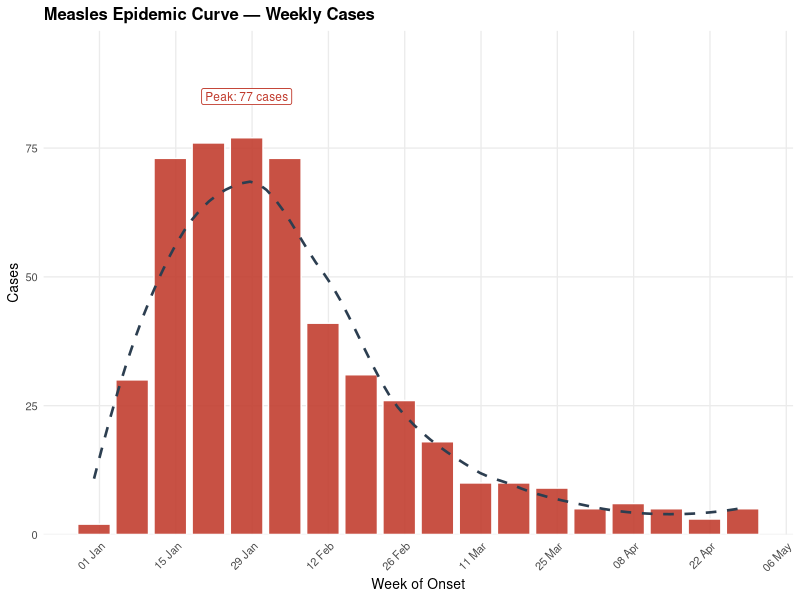
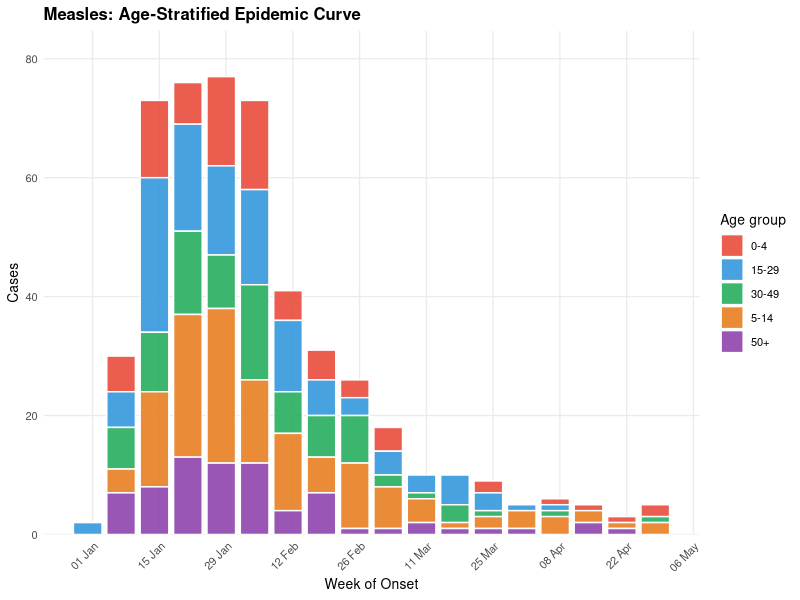
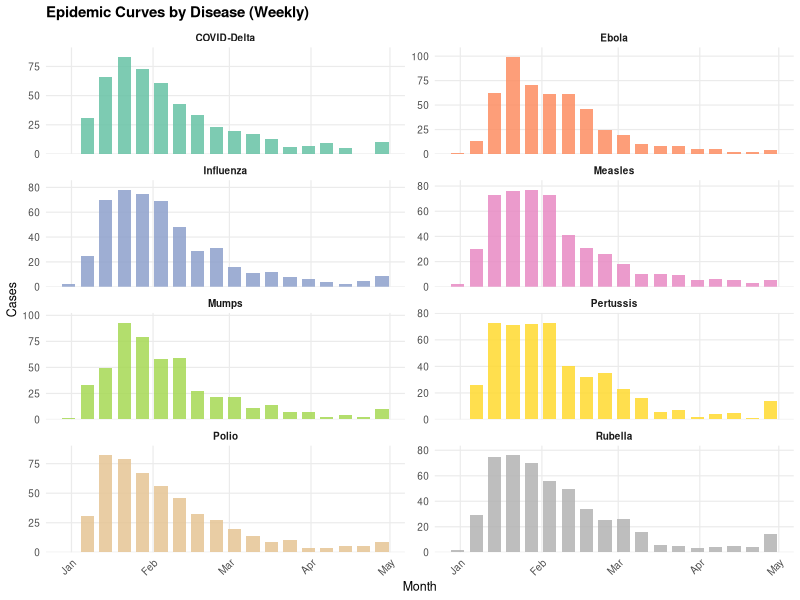
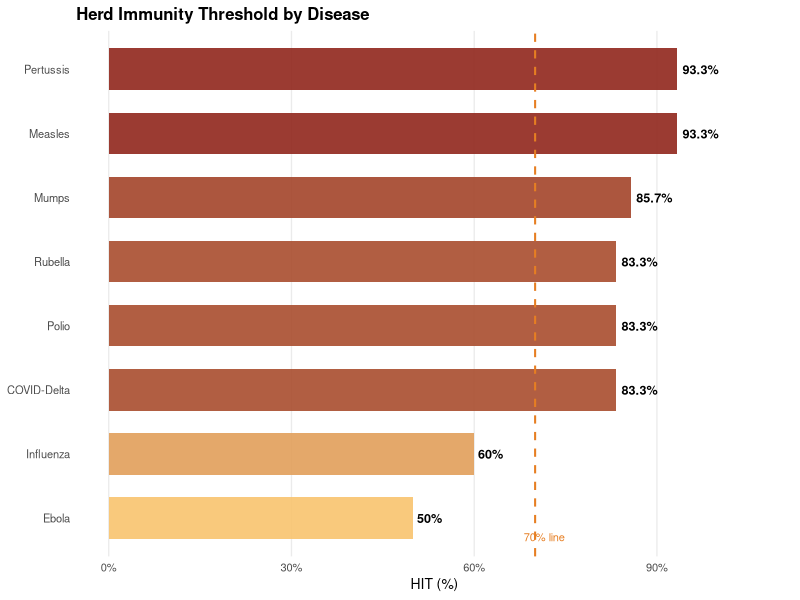
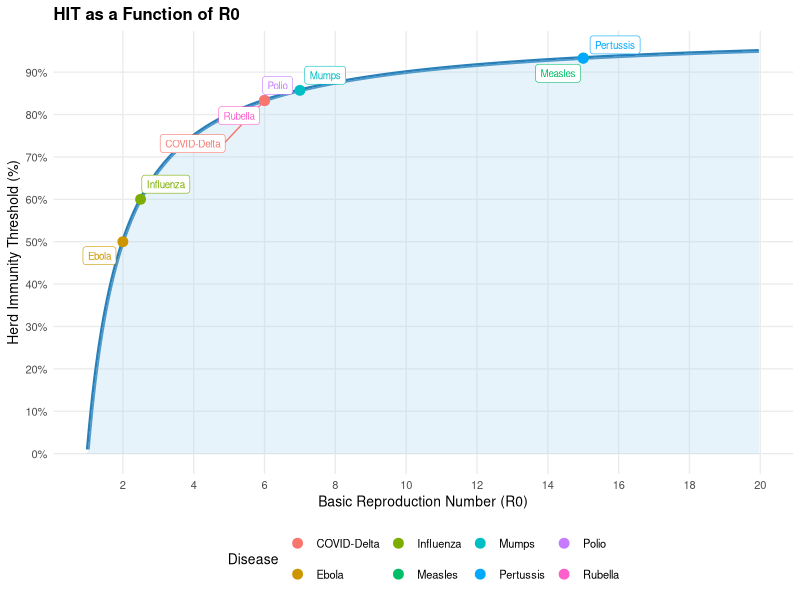
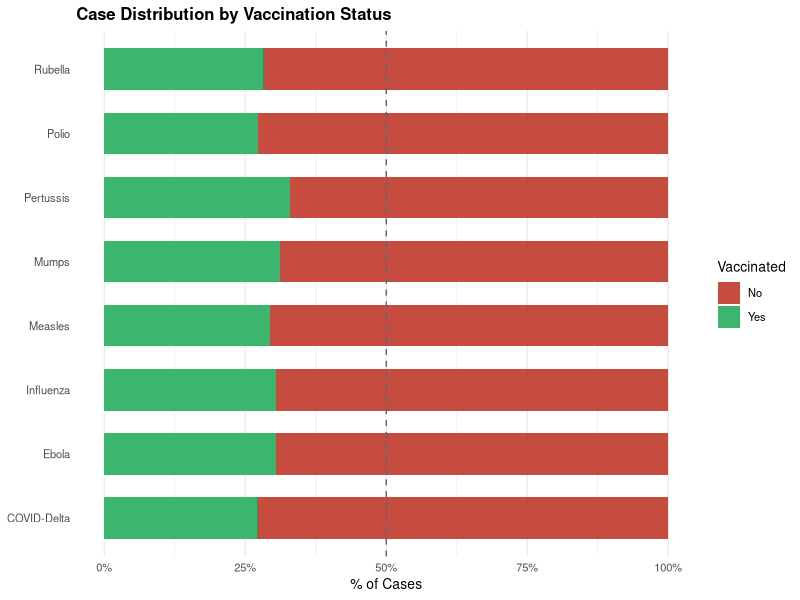
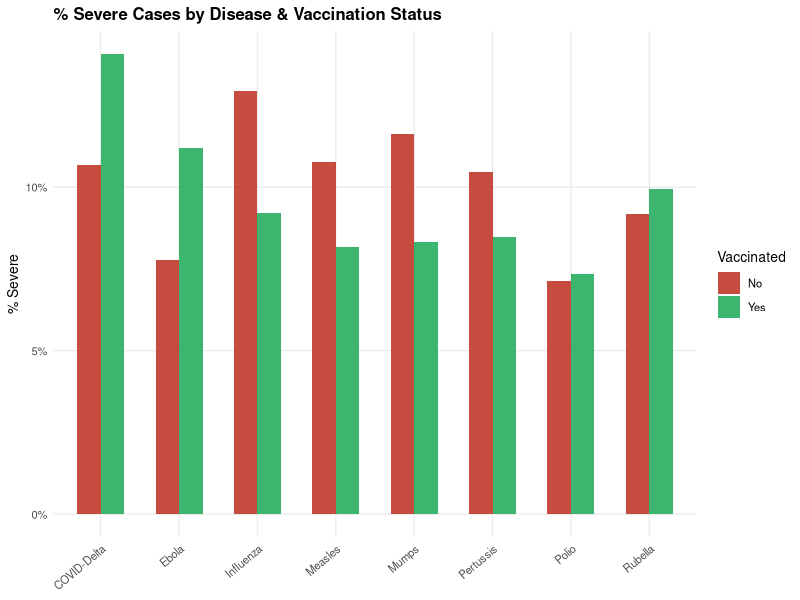

Recreate these plots in R, in order.
## ---- chunk 1
#| include: false
library(tidyverse)
library(scales)
library(lubridate)
library(ggrepel)
library(knitr)
## ---- chunk 2
df <- read_csv("epidemic_data.csv",
               col_types = cols(onset_date = col_date()))
glimpse(df)
df |> slice_head(n = 6) |> kable(caption = "First 6 rows of dataset")
## ---- chunk 3
df |>
  group_by(disease, r0, hit_pct) |>
  summarise(
    cases      = n(),
    pct_unvacc = round(mean(vaccinated == "No") * 100, 1),
    pct_severe = round(mean(severity   == "Severe") * 100, 1),
    .groups = "drop"
  ) |>
  arrange(desc(r0)) |>
  kable(caption = "Outbreak summary by disease")
## ---- chunk 4
#| fig-cap: "Weekly measles case counts. Peak around week 6-7 confirms propagated-source transmission."

measles <- df |>
  filter(disease == "Measles") |>
  mutate(week = floor_date(onset_date, "week")) |>
  count(week, name = "cases")

pk <- measles |> filter(cases == max(cases))

ggplot(measles, aes(week, cases)) +
  geom_col(fill = "#C0392B", colour = "white",
           width = 6, alpha = 0.88) +
  geom_smooth(method = "loess", se = FALSE,
              colour = "#2C3E50", linewidth = 0.9,
              linetype = "dashed") +
  annotate("label", x = pk$week, y = pk$cases + 8,
           label = paste0("Peak: ", pk$cases, " cases"),
           size = 3, colour = "#C0392B",
           fill = "white", label.size = 0.3) +
  scale_x_date(date_labels = "%d %b",
               date_breaks = "2 weeks") +
  scale_y_continuous(
    expand = expansion(mult = c(0, .15))) +
  labs(title = "Measles Epidemic Curve — Weekly Cases",
       x = "Week of Onset", y = "Cases") +
  theme_minimal(base_size = 10) +
  theme(
    plot.title       = element_text(face = "bold"),
    panel.grid.minor = element_blank(),
    axis.text.x      = element_text(angle = 45, hjust = 1)
  )
## ---- chunk 5
#| fig-cap: "Children 5-14 and young adults 15-29 bear the greatest burden."

df |>
  filter(disease == "Measles") |>
  mutate(week = floor_date(onset_date, "week")) |>
  count(week, age_group) |>
  ggplot(aes(week, n, fill = age_group)) +
  geom_col(colour = "white", width = 6, alpha = 0.90) +
  scale_fill_manual(
    values = c("0-4"  = "#E74C3C",
               "5-14" = "#E67E22",
               "15-29"= "#3498DB",
               "30-49"= "#27AE60",
               "50+"  = "#8E44AD"),
    name = "Age group") +
  scale_x_date(date_labels = "%d %b",
               date_breaks = "2 weeks") +
  scale_y_continuous(
    expand = expansion(mult = c(0, .1))) +
  labs(title = "Measles: Age-Stratified Epidemic Curve",
       x = "Week of Onset", y = "Cases") +
  theme_minimal(base_size = 10) +
  theme(
    plot.title       = element_text(face = "bold"),
    panel.grid.minor = element_blank(),
    axis.text.x      = element_text(angle = 45, hjust = 1)
  )
## ---- chunk 6
#| fig-cap: "High-R0 diseases peak earlier and steeper than low-R0 ones."
#| fig-height: 6

df |>
  mutate(week = floor_date(onset_date, "week")) |>
  count(disease, week) |>
  ggplot(aes(week, n, fill = disease)) +
  geom_col(width = 5, alpha = 0.85, colour = NA) +
  facet_wrap(~ disease, ncol = 2, scales = "free_y") +
  scale_x_date(date_labels = "%b",
               date_breaks = "1 month") +
  scale_y_continuous(
    expand = expansion(mult = c(0, .1))) +
  scale_fill_brewer(palette = "Set2", guide = "none") +
  labs(title = "Epidemic Curves by Disease (Weekly)",
       x = "Month", y = "Cases") +
  theme_minimal(base_size = 9) +
  theme(
    plot.title       = element_text(face = "bold"),
    strip.text       = element_text(face = "bold"),
    axis.text.x      = element_text(angle = 45, hjust = 1),
    panel.grid.minor = element_blank()
  )
## ---- chunk 7
df |>
  distinct(disease, r0, hit_pct) |>
  arrange(desc(r0)) |>
  rename(Disease = disease, R0 = r0, `HIT (%)` = hit_pct) |>
  kable(caption = "Herd immunity thresholds by disease")
## ---- chunk 8
#| fig-cap: "Measles and Pertussis require >93% coverage."

df |>
  distinct(disease, r0, hit_pct) |>
  ggplot(aes(reorder(disease, hit_pct),
             hit_pct, fill = hit_pct)) +
  geom_col(width = 0.65, alpha = 0.92,
           show.legend = FALSE) +
  geom_text(aes(label = paste0(hit_pct, "%")),
            hjust = -0.15, size = 3.2,
            fontface = "bold") +
  geom_hline(yintercept = 70,
             linetype = "dashed",
             colour = "#E67E22", linewidth = 0.7) +
  annotate("text", x = 0.7, y = 71.5,
           label = "70% line",
           colour = "#E67E22", size = 2.8) +
  scale_fill_gradient(low = "#F8C471",
                      high = "#922B21") +
  scale_y_continuous(limits = c(0, 107),
    labels = label_percent(scale = 1)) +
  coord_flip() +
  labs(title = "Herd Immunity Threshold by Disease",
       x = NULL, y = "HIT (%)") +
  theme_minimal(base_size = 10) +
  theme(
    plot.title         = element_text(face = "bold"),
    panel.grid.major.y = element_blank(),
    panel.grid.minor   = element_blank()
  )
## ---- chunk 9
#| fig-cap: "Non-linear growth: small R0 increases demand disproportionate immunity gains."

pts <- df |> distinct(disease, r0, hit_pct)

tibble(R0  = seq(1.01, 20, 0.05),
       HIT = (1 - 1/R0) * 100) |>
  ggplot(aes(R0, HIT)) +
  geom_line(colour = "#2980B9", linewidth = 1.3) +
  geom_area(fill = "#AED6F1", alpha = 0.3) +
  geom_point(data = pts,
    aes(x = r0, y = hit_pct, colour = disease),
    size = 3, show.legend = TRUE) +
  geom_label_repel(
    data = pts,
    aes(x = r0, y = hit_pct,
        label = disease, colour = disease),
    size = 2.5, show.legend = FALSE,
    label.size = 0.2, max.overlaps = 10) +
  scale_x_continuous(breaks = seq(0, 20, 2)) +
  scale_y_continuous(
    labels = label_percent(scale = 1),
    breaks = seq(0, 100, 10)) +
  labs(title = "HIT as a Function of R0",
       x = "Basic Reproduction Number (R0)",
       y = "Herd Immunity Threshold (%)",
       colour = "Disease") +
  theme_minimal(base_size = 10) +
  theme(
    plot.title       = element_text(face = "bold"),
    legend.position  = "bottom",
    panel.grid.minor = element_blank()
  )
## ---- chunk 10
#| fig-cap: "Unvaccinated individuals dominate case counts across all diseases."

df |>
  count(disease, vaccinated) |>
  group_by(disease) |>
  mutate(pct = n / sum(n) * 100) |>
  ggplot(aes(reorder(disease, pct),
             pct, fill = vaccinated)) +
  geom_col(width = 0.65, alpha = 0.90) +
  geom_hline(yintercept = 50,
             linetype = "dashed",
             colour = "grey40", linewidth = 0.5) +
  scale_fill_manual(
    values = c("Yes" = "#27AE60",
               "No"  = "#C0392B"),
    name = "Vaccinated") +
  scale_y_continuous(
    labels = label_percent(scale = 1)) +
  coord_flip() +
  labs(title = "Case Distribution by Vaccination Status",
       x = NULL, y = "% of Cases") +
  theme_minimal(base_size = 10) +
  theme(
    plot.title         = element_text(face = "bold"),
    panel.grid.major.y = element_blank()
  )
## ---- chunk 11
#| fig-cap: "Severe cases are consistently higher among unvaccinated patients."

df |>
  count(disease, vaccinated, severity) |>
  group_by(disease, vaccinated) |>
  mutate(pct = n / sum(n) * 100) |>
  filter(severity == "Severe") |>
  ggplot(aes(disease, pct, fill = vaccinated)) +
  geom_col(position = "dodge",
           width = 0.6, alpha = 0.90) +
  scale_fill_manual(
    values = c("Yes" = "#27AE60",
               "No"  = "#C0392B"),
    name = "Vaccinated") +
  scale_y_continuous(
    labels = label_percent(scale = 1)) +
  labs(title = "% Severe Cases by Disease & Vaccination Status",
       x = NULL, y = "% Severe") +
  theme_minimal(base_size = 10) +
  theme(
    plot.title       = element_text(face = "bold"),
    axis.text.x      = element_text(angle = 40, hjust = 1),
    panel.grid.minor = element_blank()
  )
